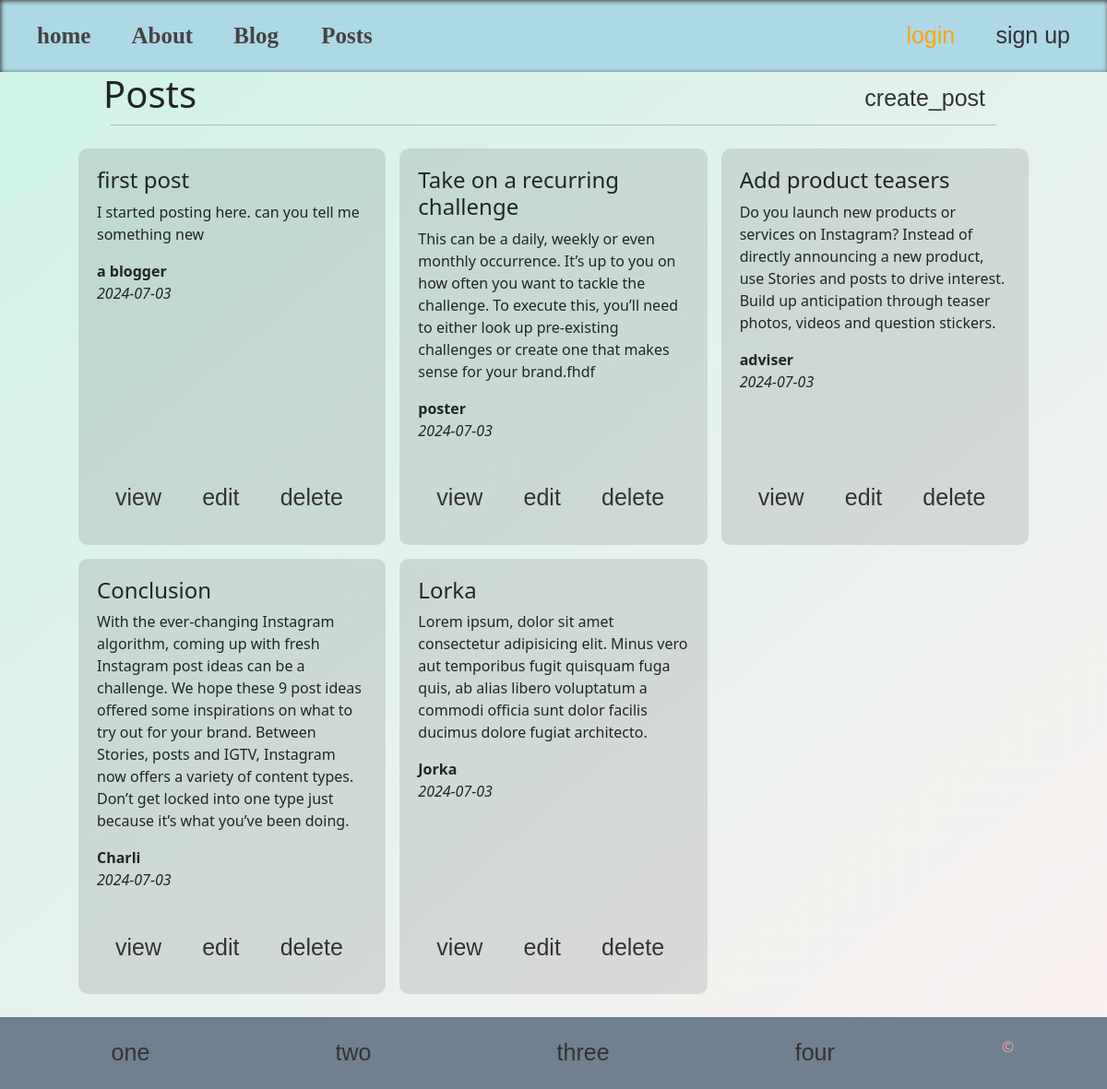
/posts/, run on an earlier commit of the app's database.
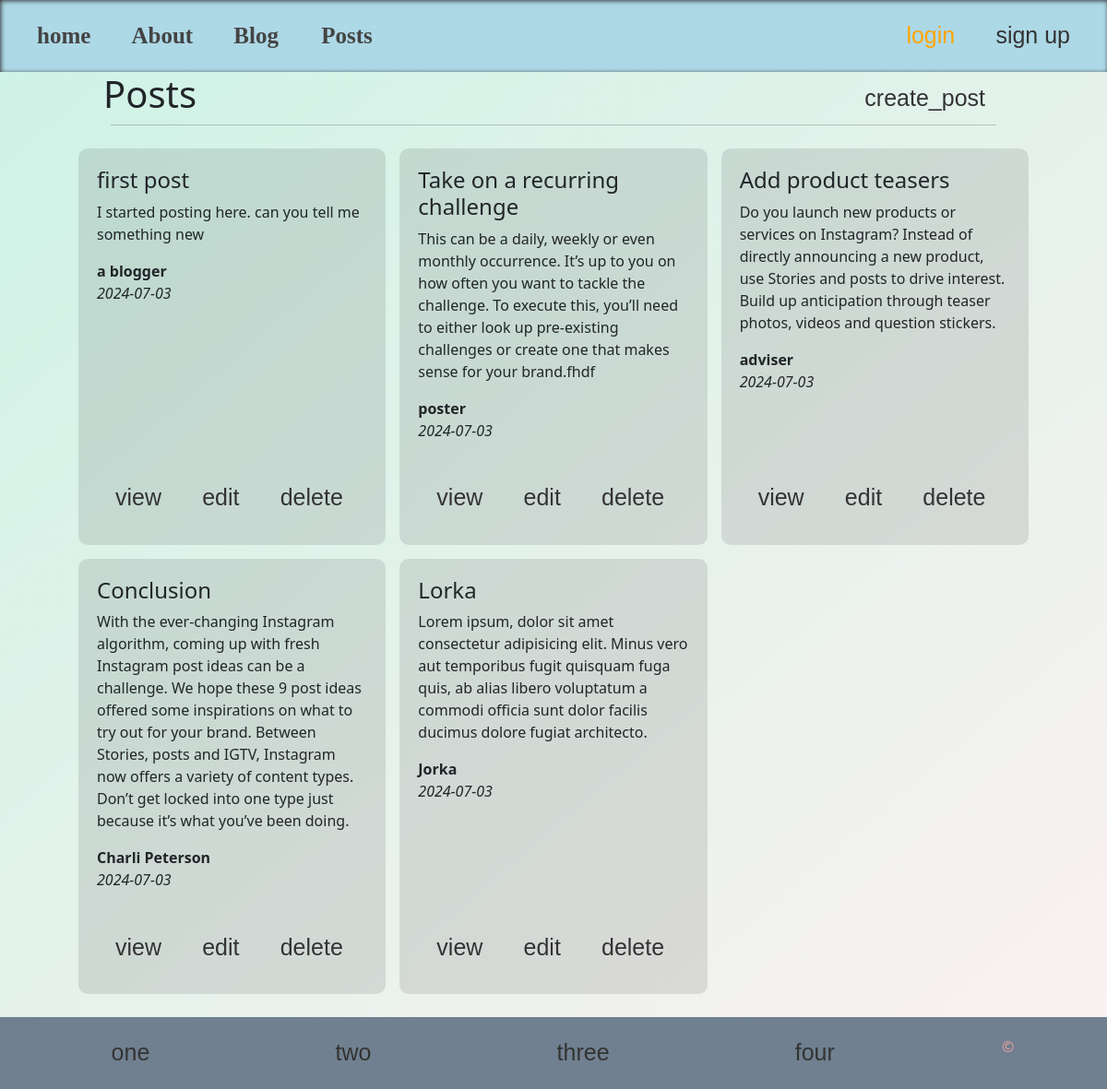
And on a later commit of the database.
### posts/models.py (models this page shows, shortened)
class Posts(models.Model):
    title = models.CharField(max_length=90)
    content = models.TextField()
    date_posted = models.DateField(auto_now_add=True)
    author = models.CharField(max_length=50)
    class Meta:
        verbose_name_plural = 'Posts'
        ordering = ('date_posted',)

### posts/views.py (the view)
# urls.py: path('', postsView, name='posts' ),
def postsView(request):
    all_posts = Posts.objects.all()
    return render(request, 'posts.html', context={'posts': all_posts})

### posts/templates/posts.html (shortened to what this page needs)
{%extends "base.html"%}
{%load static %}
{%block css%}
    <link rel="stylesheet" href="{%static "styles/posts.css"%}">
{%endblock%}
{%block content%}
    <div class="posts-cover">
        <div class="headerPost">
            <h1>Posts</h1>
            <a href="{% url 'create_post'%}">create_post</a>
        </div>
        <hr>
        <div class="cover-cards">
            {%for post in posts%}
                <div class="post-card">
                    <h4>{{post.title}}</h4>
                    <p>{{post.content}}</p>
                    <b>{{post.author}}</b> <br> <i>{%now 'Y-m-d'%}</i>
                    <div class="action-btns">
                        <a href="{%url 'view_post' post.id %}">view</a>
                        <a href="{%url 'update-post' post.id %}">edit</a>
                        <a class="del" href="{%url 'delete-post' post.id %}">delete</a>
                    </div>
                </div>
            {%endfor%}
        </div>
    </div>
{%endblock%}

What changed in the data, as far as the page shows it:
changed Posts "Conclusion": author "Charli" → "Charli Peterson"
